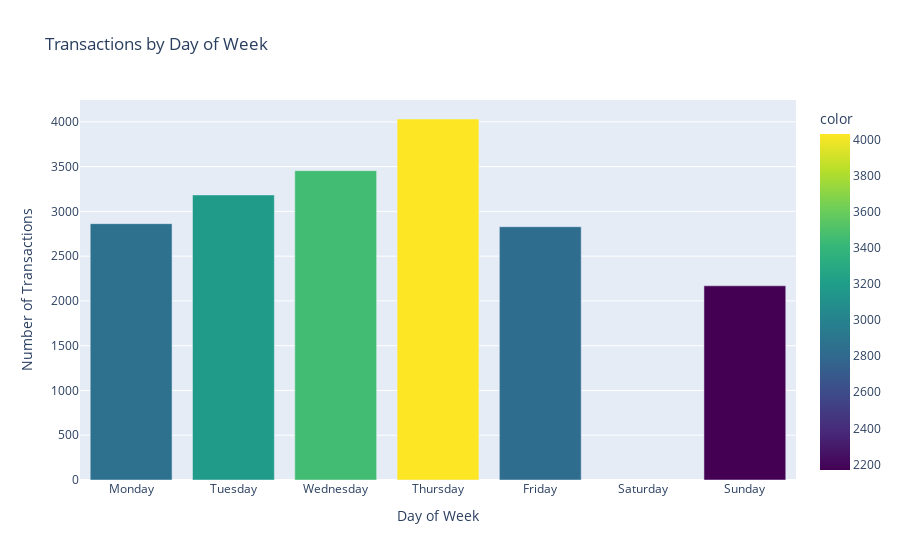

The cell this chart's notebook holds for it:
### Markdown cell above
## Part 5. Exploratory Data Analysis (EDA)

### Code cell
# 5.1 Transactions by Day of Week
day_count = data_clean.groupby('DayOfWeek')['InvoiceNo'].nunique()
day_count = day_count.reindex(['Monday','Tuesday','Wednesday','Thursday','Friday','Saturday','Sunday'])

# Plot
fig = px.bar(
    x=day_count.index, 
    y=day_count.values, 
    labels={'x': 'Day of Week', 'y': 'Number of Transactions'}, 
    title='Transactions by Day of Week',
    color=day_count.values,
    color_continuous_scale='Viridis'
)
fig.update_layout(showlegend=False)
fig.show()

# Insight
print(f"Busiest Day: {day_count.idxmax()} ({day_count.max():,} transactions)")
print(f"No transactions on Saturday - Business closed on Saturdays")

### Figure 1 — Plotly figure (JSON) as saved in the notebook; plotly's stock layout.template omitted (floating-point values rounded to 4 significant figures)
{"data": [{"alignmentgroup": "True", "hovertemplate": "Day of Week=%{x}<br>Number of Transactions=%{y}<br>color=%{marker.color}<extra></extra>", "legendgroup": "", "marker": {"color": [2863, 3184, 3455, 4032, 2829, null, 2169], "coloraxis": "coloraxis", "pattern": {"shape": ""}}, "name": "", "offsetgroup": "", "orientation": "v", "showlegend": false, "textposition": "auto", "type": "bar", "x": ["Monday", "Tuesday", "Wednesday", "Thursday", "Friday", "Saturday", "Sunday"], "xaxis": "x", "y": [2863, 3184, 3455, 4032, 2829, null, 2169], "yaxis": "y"}], "layout": {"barmode": "relative", "coloraxis": {"colorbar": {"title": {"text": "color"}}, "colorscale": [[0, "#440154"], [0.1111, "#482878"], [0.2222, "#3e4989"], [0.3333, "#31688e"], [0.4444, "#26828e"], [0.5556, "#1f9e89"], [0.6667, "#35b779"], [0.7778, "#6ece58"], [0.8889, "#b5de2b"], [1, "#fde725"]]}, "legend": {"tracegroupgap": 0}, "showlegend": false, "title": {"text": "Transactions by Day of Week"}, "xaxis": {"anchor": "y", "domain": [0, 1], "title": {"text": "Day of Week"}}, "yaxis": {"anchor": "x", "domain": [0, 1], "title": {"text": "Number of Transactions"}}}}
